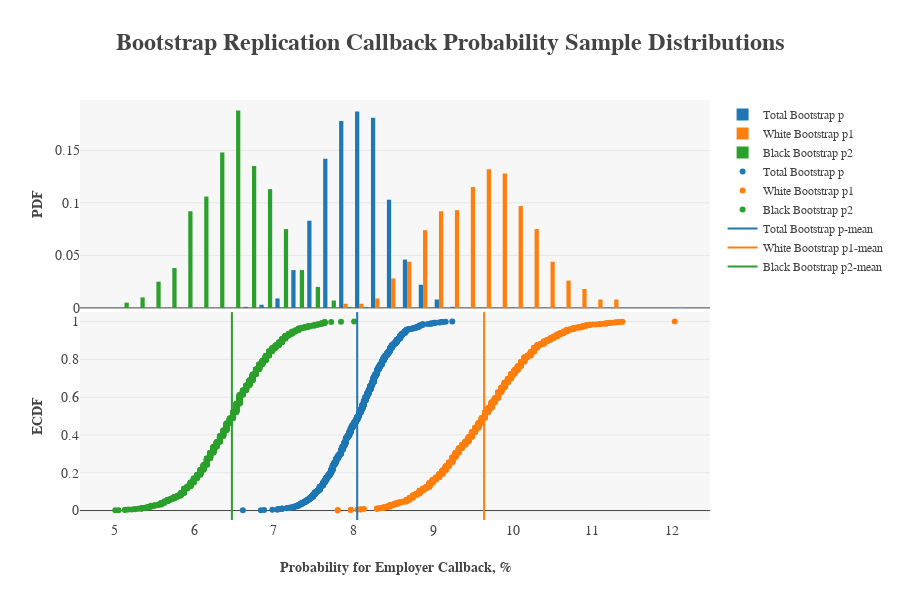
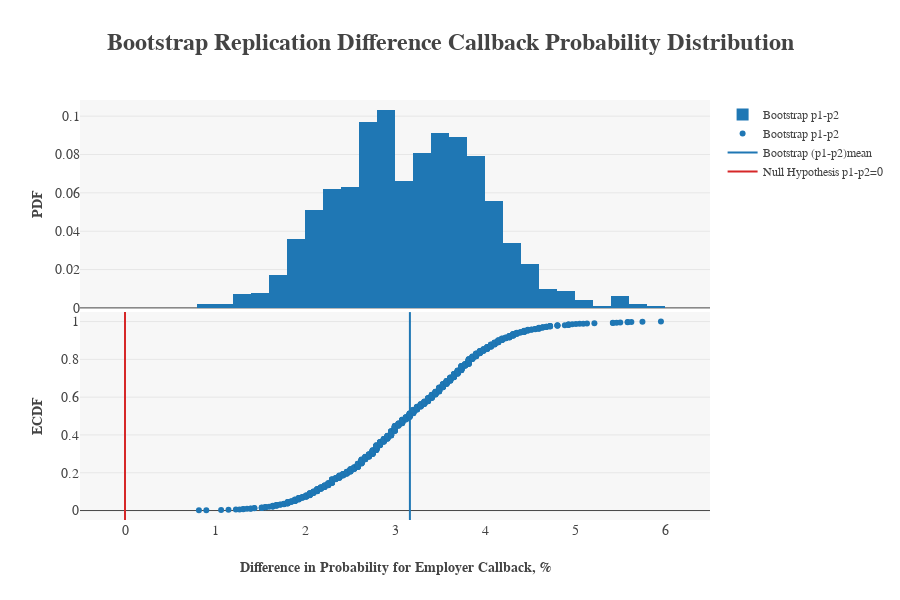

Source (notebook cell) for these figures, in order:
### Code cell
# Bootstrap Replication Statistical Analysis
# Plot 1
t_bs_replicates = draw_bs_replicates(data.call, np.mean, 1000) * 100
w_bs_replicates = draw_bs_replicates(data.call[data.race == 'w'], np.mean, 1000) * 100
b_bs_replicates = draw_bs_replicates(data.call[data.race == 'b'], np.mean, 1000) * 100

x_tbsr, y_tbsr = ecdf(t_bs_replicates)
x_wbsr, y_wbsr = ecdf(w_bs_replicates)
x_bbsr, y_bbsr = ecdf(b_bs_replicates)

x_tmen, y_tmen = np.array([[np.mean(t_bs_replicates), np.mean(t_bs_replicates)], [-0.05, 1.05]])
x_wmen, y_wmen = np.array([[np.mean(w_bs_replicates), np.mean(w_bs_replicates)], [-0.05, 1.05]])
x_bmen, y_bmen = np.array([[np.mean(b_bs_replicates), np.mean(b_bs_replicates)], [-0.05, 1.05]])

trace0 = go.Histogram(name="Total Bootstrap p", x=t_bs_replicates, histnorm="probability")
trace1 = go.Histogram(name="White Bootstrap p1", x=w_bs_replicates, histnorm="probability")
trace2 = go.Histogram(name="Black Bootstrap p2", x=b_bs_replicates, histnorm="probability")
trace3 = go.Scatter(name="Total Bootstrap p", x=x_tbsr, y=y_tbsr, mode="markers",
                    marker=dict(color="rgba(31, 119, 180, 1)"))
trace4 = go.Scatter(name="White Bootstrap p1", x=x_wbsr, y=y_wbsr, mode="markers",
                    marker=dict(color="rgba(255, 127, 14, 1)"))
trace5 = go.Scatter(name="Black Bootstrap p2", x=x_bbsr, y=y_bbsr, mode="markers",
                    marker=dict(color="rgba(44, 160, 44, 1)"))
trace6 = go.Scatter(name="Total Bootstrap p-mean", x=x_tmen, y=y_tmen, mode="lines",
                    line=dict(color="rgba(31, 119, 180, 1)"))
trace7 = go.Scatter(name="White Bootstrap p1-mean", x=x_wmen, y=y_wmen, mode="lines",
                    line=dict(color="rgba(255, 127, 14, 1)"))
trace8 = go.Scatter(name="Black Bootstrap p2-mean", x=x_bmen, y=y_bmen, mode="lines",
                    line=dict(color="rgba(44, 160, 44, 1)"))

fig = py.tools.make_subplots(rows=2, cols=1, shared_xaxes=True, vertical_spacing=0.01)
fig.append_trace(trace0, 1, 1)
fig.append_trace(trace1, 1, 1)
fig.append_trace(trace2, 1, 1)
fig.append_trace(trace3, 2, 1)
fig.append_trace(trace4, 2, 1)
fig.append_trace(trace5, 2, 1)
fig.append_trace(trace6, 2, 1)
fig.append_trace(trace7, 2, 1)
fig.append_trace(trace8, 2, 1)

fig["layout"].update(
    plot_bgcolor="rgb(247,247,247)",
    legend=dict(font=dict(family="serif", size=12)),
    height=600,
    title="<b>Bootstrap Replication Callback Probability Sample Distributions</b>",
    titlefont=dict(family="serif", size=24),
    yaxis1=dict(title="<b>PDF</b>", titlefont=dict(family="serif", size=14),
               tickfont=dict(family="serif", size=14)), 
    yaxis2=dict(title="<b>ECDF</b>", titlefont=dict(family="serif", size=14), dtick=0.2,
               tickfont=dict(family="serif", size=14), range=[-0.05, 1.05]),
    xaxis1=dict(title="<b>Probability for Employer Callback, %</b>".format(u'\xb0'),
               titlefont=dict(family="serif", size=14), tickfont=dict(family="serif", size=14)))

py.offline.iplot(fig)

# Plot 2
diff_bs_replicates = w_bs_replicates - b_bs_replicates
x_dbsr, y_dbsr = ecdf(diff_bs_replicates)
x_dmen, y_dmen = np.array([[np.mean(diff_bs_replicates), np.mean(diff_bs_replicates)], [-0.05, 1.05]])
x_p0, y_p0 = np.array([[0, 0], [-0.05, 1.05]])

trace0 = go.Histogram(name="Bootstrap p1-p2", x=diff_bs_replicates, histnorm="probability")
trace1 = go.Scatter(name="Bootstrap p1-p2", x=x_dbsr, y=y_dbsr, mode="markers",
                    marker=dict(color="rgba(31, 119, 180, 1)"))
trace2 = go.Scatter(name="Bootstrap (p1-p2)mean", x=x_dmen, y=y_dmen, mode="lines",
                    marker=dict(color="rgba(31, 119, 180, 1)"))
trace3 = go.Scatter(name="Null Hypothesis p1-p2=0", x=x_p0, y=y_p0, mode="lines")

fig = py.tools.make_subplots(rows=2, cols=1, shared_xaxes=True, vertical_spacing=0.01)
fig.append_trace(trace0, 1, 1)
fig.append_trace(trace1, 2, 1)
fig.append_trace(trace2, 2, 1)
fig.append_trace(trace3, 2, 1)

fig["layout"].update(
    plot_bgcolor="rgb(247,247,247)",
    legend=dict(font=dict(family="serif", size=12)),
    height=600,
    title="<b>Bootstrap Replication Difference Callback Probability Distribution</b>",
    titlefont=dict(family="serif", size=24),
    yaxis1=dict(title="<b>PDF</b>", titlefont=dict(family="serif", size=14),
               tickfont=dict(family="serif", size=14)), 
    yaxis2=dict(title="<b>ECDF</b>", titlefont=dict(family="serif", size=14), dtick=0.2,
               tickfont=dict(family="serif", size=14), range=[-0.05, 1.05]),
    xaxis1=dict(title="<b>Difference in Probability for Employer Callback, %</b>".format(u'\xb0'),
               titlefont=dict(family="serif", size=14), tickfont=dict(family="serif", size=14), range=[-0.5, 6.5]))

py.offline.iplot(fig)

# Bootstrap Stats
print("Bootstrap Replication Statistics for p1-p2:")

bs_conf_int = np.percentile(diff_bs_replicates, [2.5, 97.5])
print("     The margin of error is {0}".format(u"\u00B1") + 
            str(round((bs_conf_int[1] - bs_conf_int[0]) / 2, 2)) + "%.")
print("     The 95% confidence interval is " + str(round(bs_conf_int[0], 2)) + "% to " 
      + str(round(bs_conf_int[1], 2)) + "%.")

p0 = 0
bs_p = np.sum(diff_bs_replicates <= p0) / len(w_bs_replicates - b_bs_replicates) * 2 # two-tail p-value
print("     The p-value is " + str(round(bs_p * 100, 2)) + "%.")

# Frequentist Statistical Analysis
print()
print("Frequentist Statistics for p1-p2:")

# The margin of error for a 95% confidence interval
z_star = stats.norm.ppf(0.975) # two-tail 95% interval has 2.5% on both sides
diff_stdv0 = (2 * sample_p_t * (100 - sample_p_t) / n) ** 0.5 # working with percentages
moe = z_star * diff_stdv0

print("     The margin of error is {0}".format(u"\u00B1") + str(round(moe, 2)) + "%.")

# The 95% confidence interval
conf_int = np.array([sample_diff - moe, sample_diff + moe])

print("     The 95% confidence interval is " + str(round(conf_int[0], 2)) + "% to " 
      + str(round(conf_int[1], 2)) + "%.")

# The p-value
n = 2435
z = (sample_diff - p0) / diff_stdv0
z_p = stats.norm.sf(abs(z)) * 2 # two-tail p-value

print("     The p-value is " + str(round(z_p * 100, 2)) + "%.")

### Figure 1 — Plotly figure (JSON) as saved in the notebook; plotly's stock layout.template omitted (floating-point values rounded to 4 significant figures; data arrays with more than 128 entries replaced by an {"elided": "..."} marker saying what was removed)
{"data": [{"histnorm": "probability", "name": "Total Bootstrap p", "type": "histogram", "x": {"elided": "1000 float values"}, "xaxis": "x1", "yaxis": "y1"}, {"histnorm": "probability", "name": "White Bootstrap p1", "type": "histogram", "x": {"elided": "1000 float values"}, "xaxis": "x1", "yaxis": "y1"}, {"histnorm": "probability", "name": "Black Bootstrap p2", "type": "histogram", "x": {"elided": "1000 float values"}, "xaxis": "x1", "yaxis": "y1"}, {"marker": {"color": "rgba(31, 119, 180, 1)"}, "mode": "markers", "name": "Total Bootstrap p", "type": "scatter", "x": {"elided": "1000 float values"}, "xaxis": "x1", "y": {"elided": "1000 float values"}, "yaxis": "y2"}, {"marker": {"color": "rgba(255, 127, 14, 1)"}, "mode": "markers", "name": "White Bootstrap p1", "type": "scatter", "x": {"elided": "1000 float values"}, "xaxis": "x1", "y": {"elided": "1000 float values"}, "yaxis": "y2"}, {"marker": {"color": "rgba(44, 160, 44, 1)"}, "mode": "markers", "name": "Black Bootstrap p2", "type": "scatter", "x": {"elided": "1000 float values"}, "xaxis": "x1", "y": {"elided": "1000 float values"}, "yaxis": "y2"}, {"line": {"color": "rgba(31, 119, 180, 1)"}, "mode": "lines", "name": "Total Bootstrap p-mean", "type": "scatter", "x": [8.047, 8.047], "xaxis": "x1", "y": [-0.05, 1.05], "yaxis": "y2"}, {"line": {"color": "rgba(255, 127, 14, 1)"}, "mode": "lines", "name": "White Bootstrap p1-mean", "type": "scatter", "x": [9.64, 9.64], "xaxis": "x1", "y": [-0.05, 1.05], "yaxis": "y2"}, {"line": {"color": "rgba(44, 160, 44, 1)"}, "mode": "lines", "name": "Black Bootstrap p2-mean", "type": "scatter", "x": [6.474, 6.474], "xaxis": "x1", "y": [-0.05, 1.05], "yaxis": "y2"}], "layout": {"height": 600, "legend": {"font": {"family": "serif", "size": 12}}, "plot_bgcolor": "rgb(247,247,247)", "title": "<b>Bootstrap Replication Callback Probability Sample Distributions</b>", "titlefont": {"family": "serif", "size": 24}, "xaxis1": {"anchor": "y2", "domain": [0, 1], "tickfont": {"family": "serif", "size": 14}, "title": "<b>Probability for Employer Callback, %</b>", "titlefont": {"family": "serif", "size": 14}}, "yaxis1": {"anchor": "free", "domain": [0.505, 1], "position": 0, "tickfont": {"family": "serif", "size": 14}, "title": "<b>PDF</b>", "titlefont": {"family": "serif", "size": 14}}, "yaxis2": {"anchor": "x1", "domain": [0, 0.495], "dtick": 0.2, "range": [-0.05, 1.05], "tickfont": {"family": "serif", "size": 14}, "title": "<b>ECDF</b>", "titlefont": {"family": "serif", "size": 14}}}}

### Figure 2 — Plotly figure (JSON) as saved in the notebook; plotly's stock layout.template omitted (floating-point values rounded to 4 significant figures; data arrays with more than 128 entries replaced by an {"elided": "..."} marker saying what was removed)
{"data": [{"histnorm": "probability", "name": "Bootstrap p1-p2", "type": "histogram", "x": {"elided": "1000 float values"}, "xaxis": "x1", "yaxis": "y1"}, {"marker": {"color": "rgba(31, 119, 180, 1)"}, "mode": "markers", "name": "Bootstrap p1-p2", "type": "scatter", "x": {"elided": "1000 float values"}, "xaxis": "x1", "y": {"elided": "1000 float values"}, "yaxis": "y2"}, {"marker": {"color": "rgba(31, 119, 180, 1)"}, "mode": "lines", "name": "Bootstrap (p1-p2)mean", "type": "scatter", "x": [3.166, 3.166], "xaxis": "x1", "y": [-0.05, 1.05], "yaxis": "y2"}, {"mode": "lines", "name": "Null Hypothesis p1-p2=0", "type": "scatter", "x": [0, 0], "xaxis": "x1", "y": [-0.05, 1.05], "yaxis": "y2"}], "layout": {"height": 600, "legend": {"font": {"family": "serif", "size": 12}}, "plot_bgcolor": "rgb(247,247,247)", "title": "<b>Bootstrap Replication Difference Callback Probability Distribution</b>", "titlefont": {"family": "serif", "size": 24}, "xaxis1": {"anchor": "y2", "domain": [0, 1], "range": [-0.5, 6.5], "tickfont": {"family": "serif", "size": 14}, "title": "<b>Difference in Probability for Employer Callback, %</b>", "titlefont": {"family": "serif", "size": 14}}, "yaxis1": {"anchor": "free", "domain": [0.505, 1], "position": 0, "tickfont": {"family": "serif", "size": 14}, "title": "<b>PDF</b>", "titlefont": {"family": "serif", "size": 14}}, "yaxis2": {"anchor": "x1", "domain": [0, 0.495], "dtick": 0.2, "range": [-0.05, 1.05], "tickfont": {"family": "serif", "size": 14}, "title": "<b>ECDF</b>", "titlefont": {"family": "serif", "size": 14}}}}
